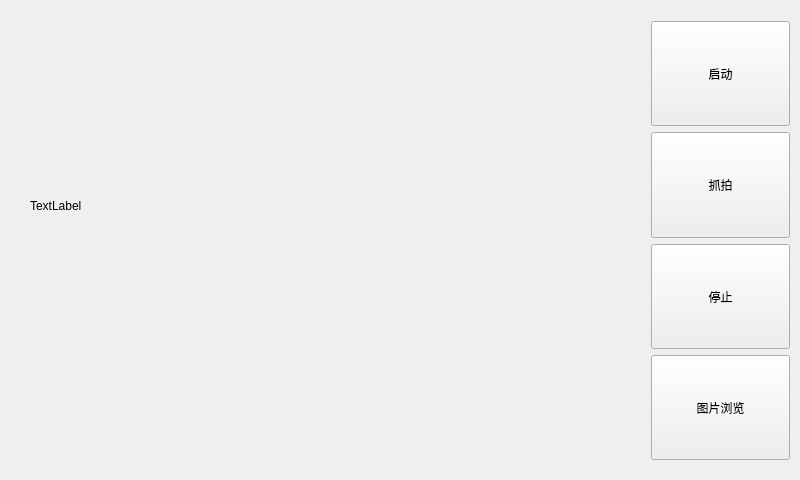
<?xml version="1.0" encoding="UTF-8"?>
<ui version="4.0">
 <class>MainWindow</class>
 <widget class="QMainWindow" name="MainWindow">
  <property name="geometry">
   <rect>
    <x>0</x>
    <y>0</y>
    <width>800</width>
    <height>480</height>
   </rect>
  </property>
  <property name="windowTitle">
   <string>MainWindow</string>
  </property>
  <widget class="QWidget" name="centralWidget">
   <widget class="QLabel" name="displaytLabel">
    <property name="geometry">
     <rect>
      <x>30</x>
      <y>-30</y>
      <width>631</width>
      <height>471</height>
     </rect>
    </property>
    <property name="text">
     <string>TextLabel</string>
    </property>
   </widget>
   <widget class="QWidget" name="">
    <property name="geometry">
     <rect>
      <x>640</x>
      <y>10</y>
      <width>161</width>
      <height>461</height>
     </rect>
    </property>
    <layout class="QVBoxLayout" name="verticalLayout">
     <item>
      <widget class="QPushButton" name="startBtn">
       <property name="sizePolicy">
        <sizepolicy hsizetype="Minimum" vsizetype="Expanding">
         <horstretch>0</horstretch>
         <verstretch>0</verstretch>
        </sizepolicy>
       </property>
       <property name="text">
        <string>启动</string>
       </property>
      </widget>
     </item>
     <item>
      <widget class="QPushButton" name="capturehBtn">
       <property name="sizePolicy">
        <sizepolicy hsizetype="Minimum" vsizetype="Expanding">
         <horstretch>0</horstretch>
         <verstretch>0</verstretch>
        </sizepolicy>
       </property>
       <property name="text">
        <string>抓拍</string>
       </property>
      </widget>
     </item>
     <item>
      <widget class="QPushButton" name="stopBtn">
       <property name="sizePolicy">
        <sizepolicy hsizetype="Minimum" vsizetype="Expanding">
         <horstretch>0</horstretch>
         <verstretch>0</verstretch>
        </sizepolicy>
       </property>
       <property name="text">
        <string>停止</string>
       </property>
      </widget>
     </item>
     <item>
      <widget class="QPushButton" name="picBtn">
       <property name="sizePolicy">
        <sizepolicy hsizetype="Minimum" vsizetype="Expanding">
         <horstretch>0</horstretch>
         <verstretch>0</verstretch>
        </sizepolicy>
       </property>
       <property name="text">
        <string>图片浏览</string>
       </property>
      </widget>
     </item>
    </layout>
   </widget>
  </widget>
 </widget>
 <layoutdefault spacing="6" margin="11"/>
 <resources/>
 <connections/>
</ui>
